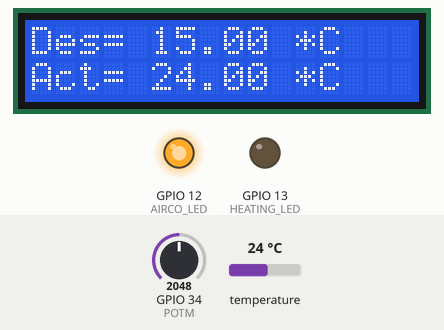
This sketch was run on a simulated ESP32. Shown: 16×2 character LCD, output pins drawn as LEDs (lit = HIGH). The inputs (shaded band) are chosen by the test bench; at power-on: GPIO 34 (POTM) = 2048, temperature 24 °C.

Above: at 1.2 s.
1.3 s: GPIO 34 (POTM) set to 1403
At 1.7 s:
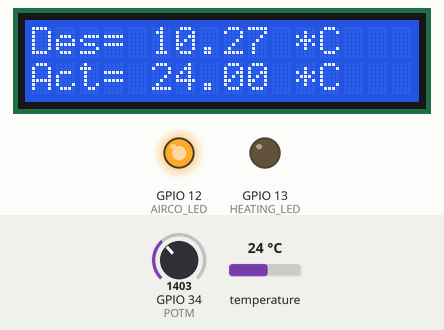
2.8 s: GPIO 34 (POTM) set to 1315
At 4.0 s:
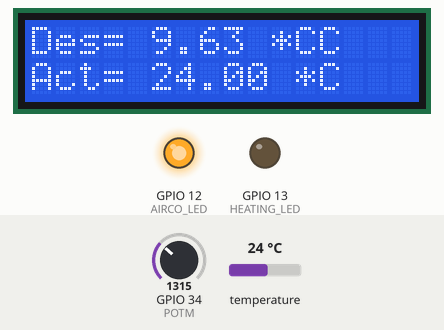
4.3 s: GPIO 34 (POTM) set to 3006
At 5.2 s:
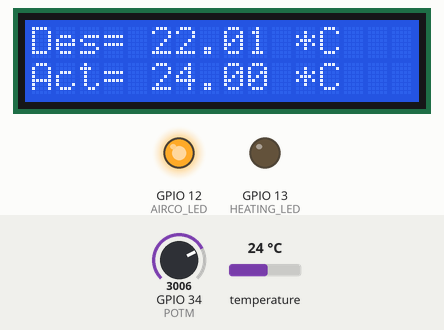
5.8 s: GPIO 34 (POTM) set to 3099
At 6.3 s:
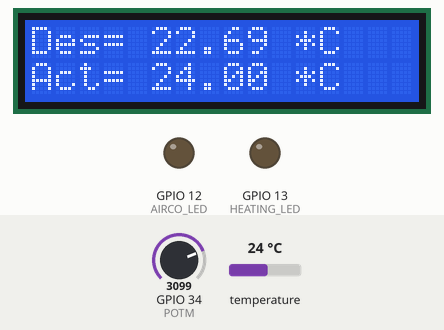
7.3 s: temperature set to 23 °C
At 8.5 s:
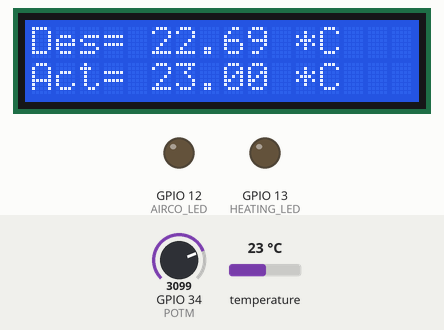
8.8 s: temperature set to 21.7 °C
At 9.8 s:
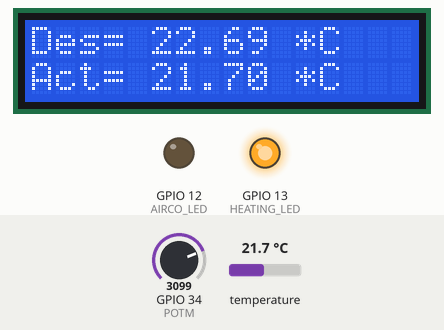
Timing chart, 0 to 11.3 s (numbered marks = the images above; inputs shaded):
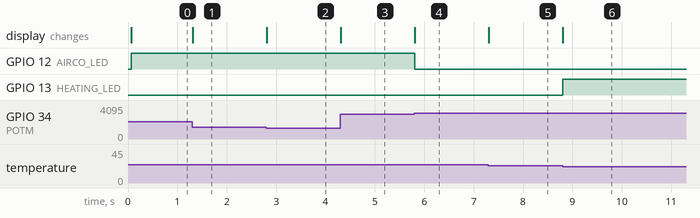

Measured:
- the behaviour switches between 1366 and 1365 on GPIO 34 (POTM) (found by bisection; images 1 and 2)
- the behaviour switches between 3071 and 3072 on GPIO 34 (POTM) (found by bisection; images 3 and 4)
- the behaviour switches between 22.2 and 22.1 °C on temperature (found by bisection; images 5 and 6)
- after the input at 1.3 s, the display: changes at once (image 1)
- after the input at 2.8 s, the display: changes at once (image 2)
- after the input at 4.3 s, the display: changes at once (image 3)
- after the input at 5.8 s, GPIO 12 (AIRCO_LED): HIGH → LOW at once; the display: changes at once (image 4)
- after the input at 7.3 s, the display: changes at once (image 5)
- after the input at 8.8 s, GPIO 13 (HEATING_LED): LOW → HIGH at once; the display: changes at once (image 6)

The sketch:

Sensoren_Week5_zonder_Blynk.ino
```cpp
#include <LiquidCrystal.h>
#include <Wire.h>
#include <Adafruit_Sensor.h>
#include <Adafruit_BME280.h>

#define HEATING_LED 13
#define AIRCO_LED 12
#define POTM 34

Adafruit_BME280 bme;
const int rs = 15, en = 23, d4 = 5, d5 = 18, d6 = 19, d7 = 2;
LiquidCrystal lcd(rs, en, d4, d5, d6, d7);

float actual_t;
float desired_t;

float desired_temp() {
  float foo = map(analogRead(POTM), 0, 4096, 000, 3000);
  return foo / 100;
}

void setup() {
  pinMode(AIRCO_LED, OUTPUT);
  pinMode(HEATING_LED, OUTPUT);

  lcd.begin(16, 2);
  lcd.clear();

  bool status;
  status = bme.begin(0x76);

  if (!status) {
    Serial.println("Couldn't find valid BME");
    while (1);
  }
}

void loop() {
  desired_t = desired_temp();
  actual_t = bme.readTemperature();

  lcd.setCursor(0, 1);
  lcd.print("Act= ");
  lcd.print(actual_t);
  lcd.print(" *C");

  lcd.setCursor(0, 0);
  lcd.print("Des= ");
  lcd.print(desired_t);
  lcd.print(" *C");

  if (actual_t < desired_t - 0.5) {
    digitalWrite(AIRCO_LED, LOW);
    digitalWrite(HEATING_LED, HIGH);
  } else if (actual_t > desired_t + 1.5) {
    digitalWrite(AIRCO_LED, HIGH);
    digitalWrite(HEATING_LED, LOW);
  } else {
    digitalWrite(AIRCO_LED, LOW);
    digitalWrite(HEATING_LED, LOW);
  }
}
```
